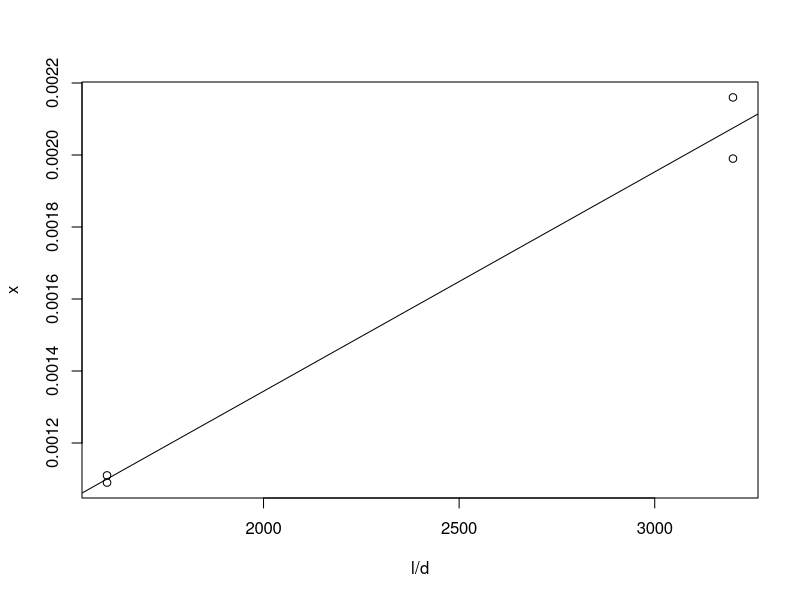
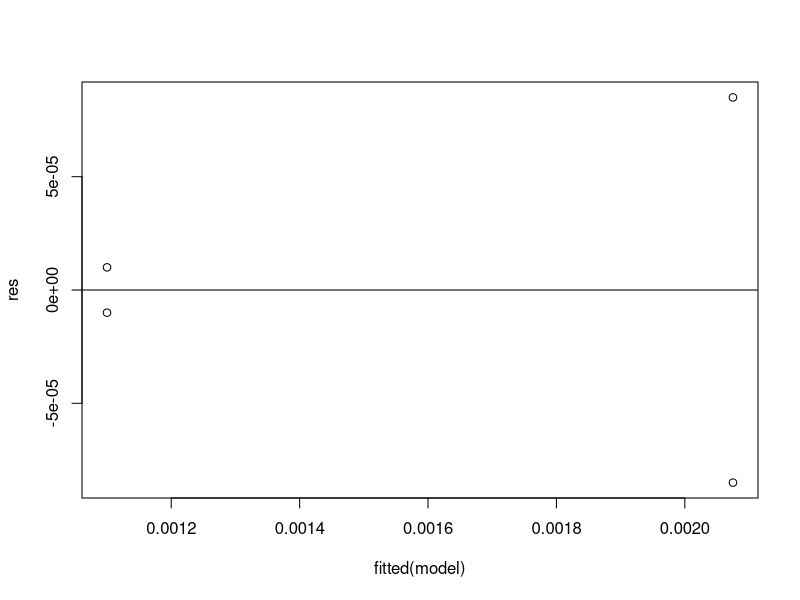
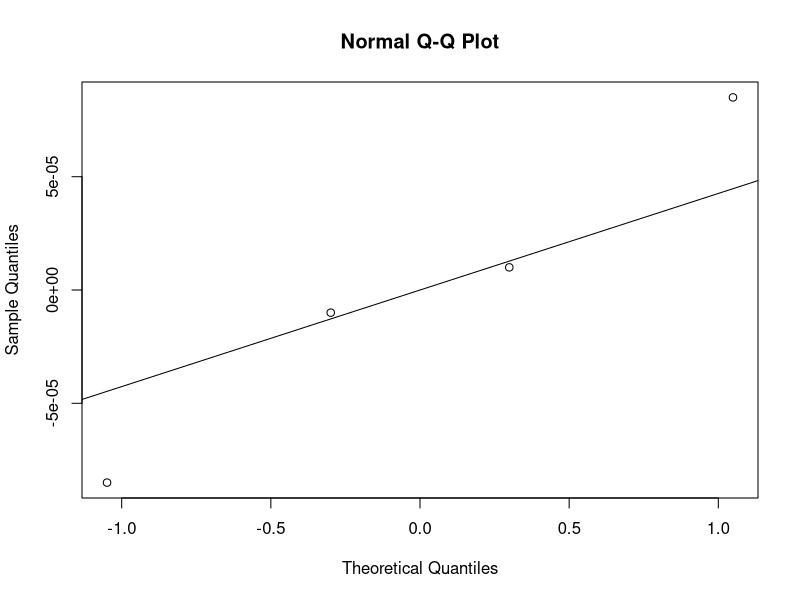
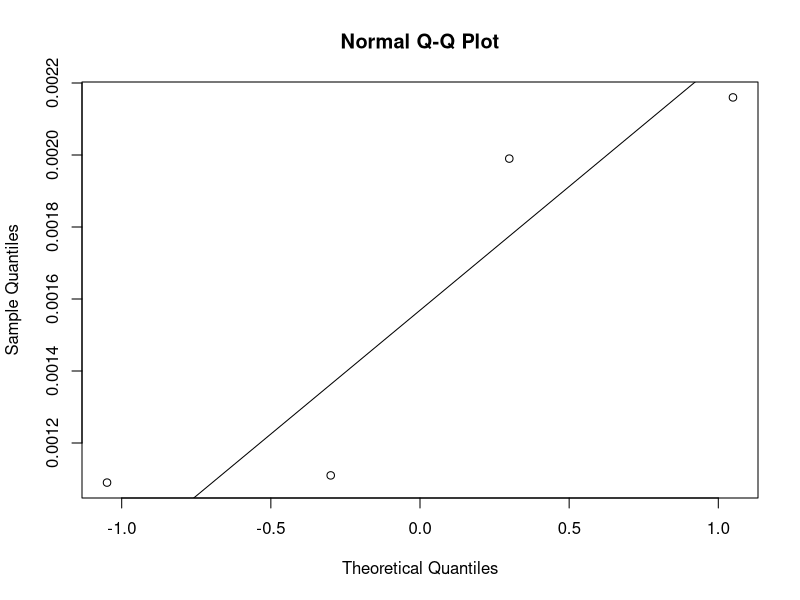
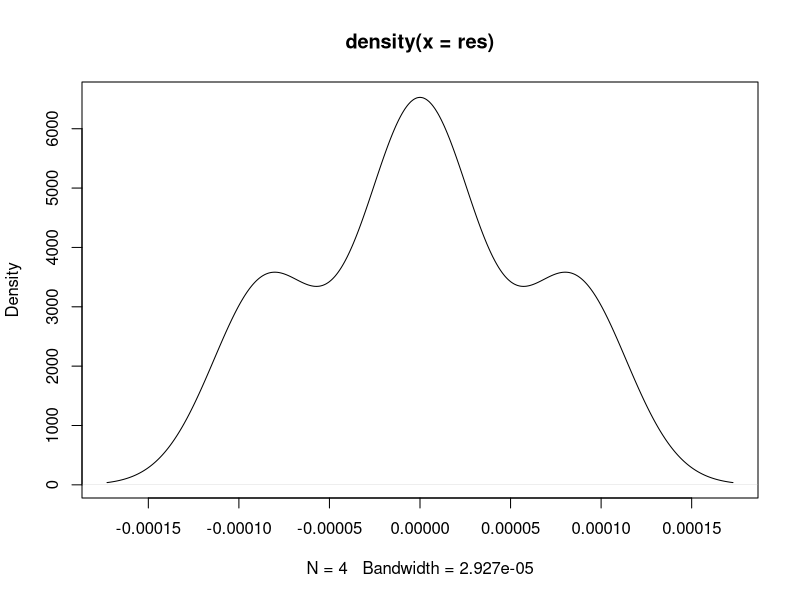
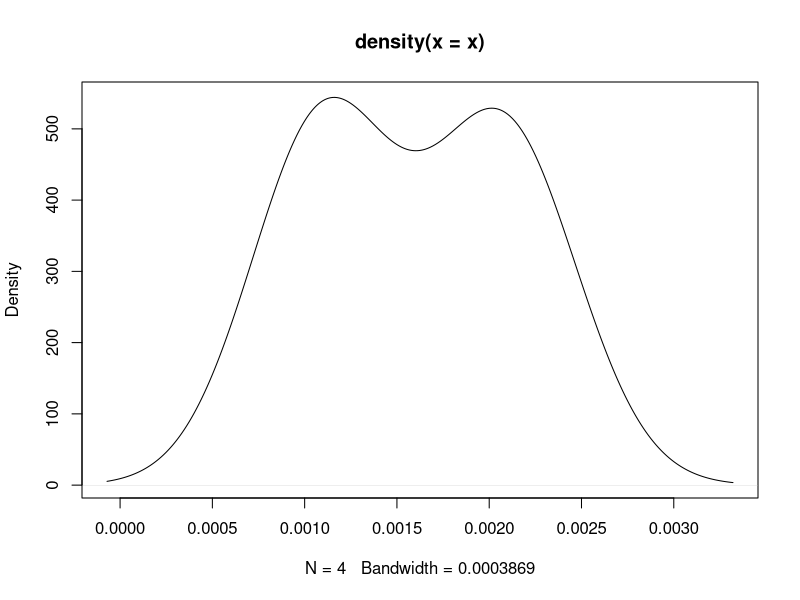

Generate these figures, in order, with R:
# Δx

# Data
l = 0.8
d = c( 0.5, 0.25, 0.5, 0.25 ) / 1000
x = c( 0.109, 0.199, 0.111, 0.216 ) / 100

# Laser wavelength
lambda = mean( x * d / l )
lambda

# Linear regression
model = lm( x ~ I(l/d) )
summary(model)

# Plots with regression line
plot(l/d, x)
abline(model)

# Residuals
res = resid(model)

# Residual VS Fitted plot
plot(fitted(model), res)
abline(0,0)

# Shapiro-Wilk
shapiro.test(res)
shapiro.test(x)

# QQ-plot 
qqnorm(res)
qqline(res)
qqnorm(x)
qqline(x)

# Density
plot(density(res))
plot(density(x))